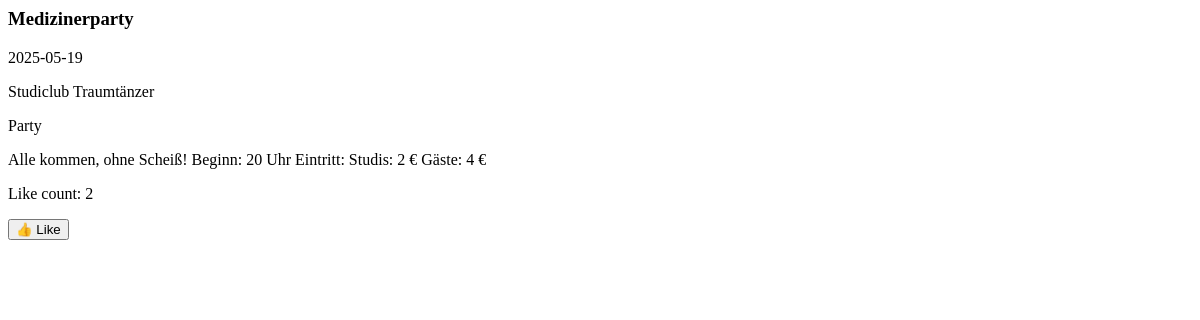
/detail/3, run on an earlier commit of the app's database.
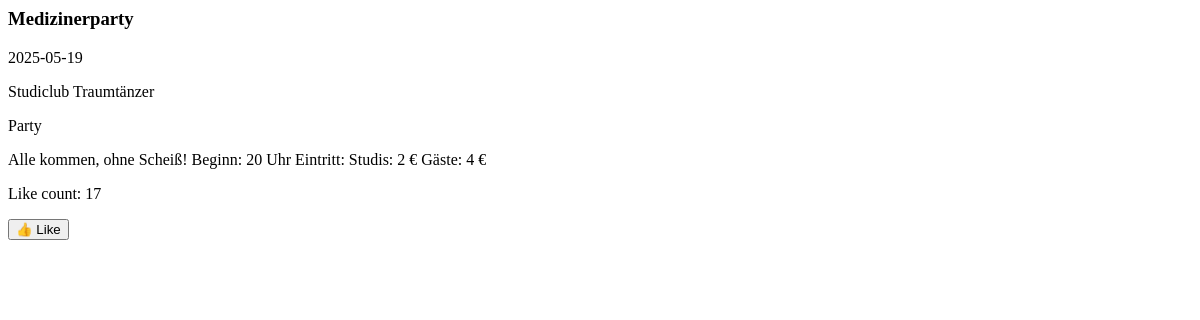
And on a later commit of the database.
### app.py (models this page shows)
class Veranstaltung(db.Model):
    id = db.Column(db.Integer, primary_key=True)
    titel = db.Column(db.String())
    beschreibung = db.Column(db.String())
    ort = db.Column(db.String())
    kategorie = db.Column(db.String())
    datum = db.Column(db.String())
    counter = db.Column(db.Integer)

### app.py (the view)
@app.route('/detail/<int:id>')
def detail(id):
    veranstaltung = Veranstaltung.query.filter(
        Veranstaltung.id == id).first()
    db.session.commit()
    return render_template('detail.html', veranstaltung=veranstaltung)

### templates/detail.html (shortened to what this page needs)
<h3>{{ veranstaltung.titel }}</h3>
<p>{{ veranstaltung.datum }}</p>
<p>{{ veranstaltung.ort }}</p>
<p>{{ veranstaltung.kategorie }}</p>
<p>{{ veranstaltung.beschreibung }}</p>
<p>Like count: <span id="like-count">{{ veranstaltung.counter }}</span></p>
<button id="like-button">👍 Like</button>

What changed in the data, as far as the page shows it:
changed Veranstaltung "Medizinerparty": counter "2" → "17"
